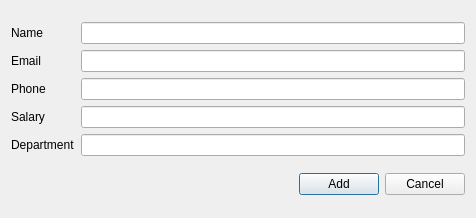
<?xml version="1.0" encoding="UTF-8"?>
<ui version="4.0">
 <class>AddNewEmployeeDialog</class>
 <widget class="QDialog" name="AddNewEmployeeDialog">
  <property name="geometry">
   <rect>
    <x>0</x>
    <y>0</y>
    <width>476</width>
    <height>218</height>
   </rect>
  </property>
  <property name="windowTitle">
   <string>Dialog</string>
  </property>
  <layout class="QGridLayout" name="gridLayout_2">
   <item row="0" column="0" colspan="3">
    <layout class="QGridLayout" name="gridLayout">
     <item row="0" column="0">
      <widget class="QLabel" name="label">
       <property name="text">
        <string>Name</string>
       </property>
      </widget>
     </item>
     <item row="0" column="1">
      <widget class="QLineEdit" name="txtName"/>
     </item>
     <item row="1" column="0">
      <widget class="QLabel" name="label_2">
       <property name="text">
        <string>Email</string>
       </property>
      </widget>
     </item>
     <item row="1" column="1">
      <widget class="QLineEdit" name="txtEmail"/>
     </item>
     <item row="2" column="0">
      <widget class="QLabel" name="label_3">
       <property name="text">
        <string>Phone</string>
       </property>
      </widget>
     </item>
     <item row="2" column="1">
      <widget class="QLineEdit" name="txtPhone"/>
     </item>
     <item row="3" column="0">
      <widget class="QLabel" name="label_4">
       <property name="text">
        <string>Salary</string>
       </property>
      </widget>
     </item>
     <item row="3" column="1">
      <widget class="QLineEdit" name="txtSalary"/>
     </item>
     <item row="4" column="0">
      <widget class="QLabel" name="label_5">
       <property name="text">
        <string>Department</string>
       </property>
      </widget>
     </item>
     <item row="4" column="1">
      <widget class="QLineEdit" name="txtDepartment"/>
     </item>
    </layout>
   </item>
   <item row="1" column="0">
    <spacer name="horizontalSpacer">
     <property name="orientation">
      <enum>Qt::Horizontal</enum>
     </property>
     <property name="sizeHint" stdset="0">
      <size>
       <width>251</width>
       <height>20</height>
      </size>
     </property>
    </spacer>
   </item>
   <item row="1" column="1">
    <widget class="QPushButton" name="addButton">
     <property name="text">
      <string>Add</string>
     </property>
    </widget>
   </item>
   <item row="1" column="2">
    <widget class="QPushButton" name="cancelButton">
     <property name="text">
      <string>Cancel</string>
     </property>
    </widget>
   </item>
  </layout>
 </widget>
 <resources/>
 <connections/>
</ui>
